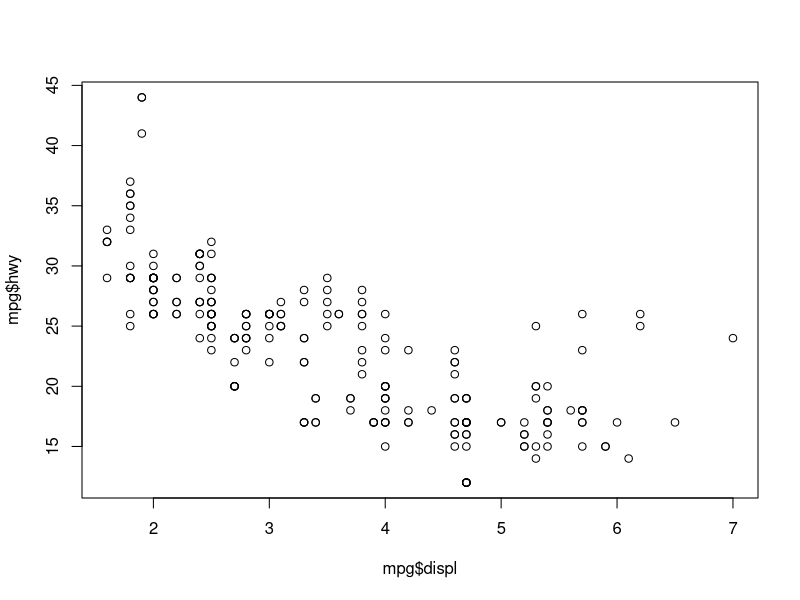
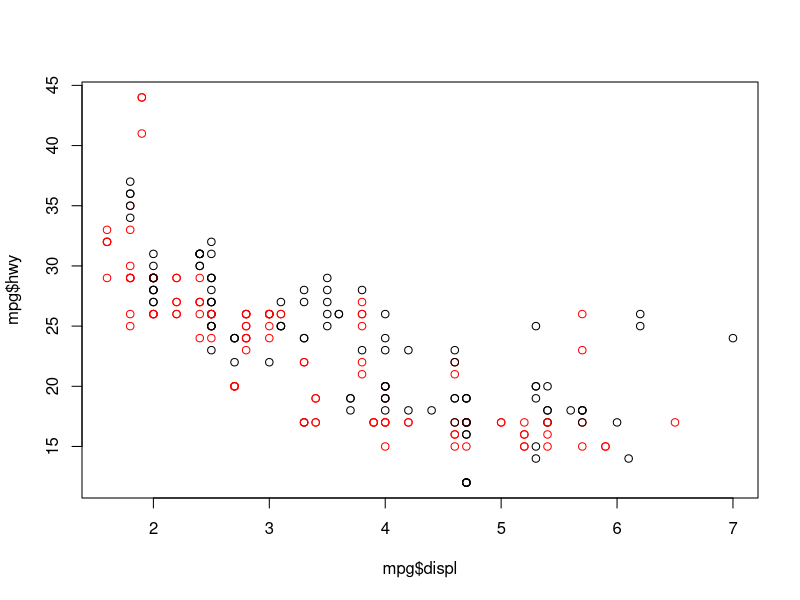
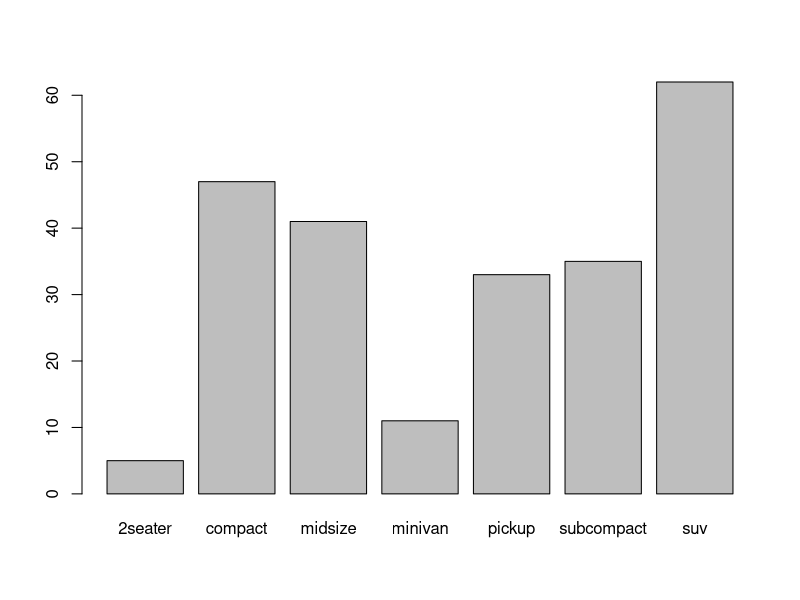
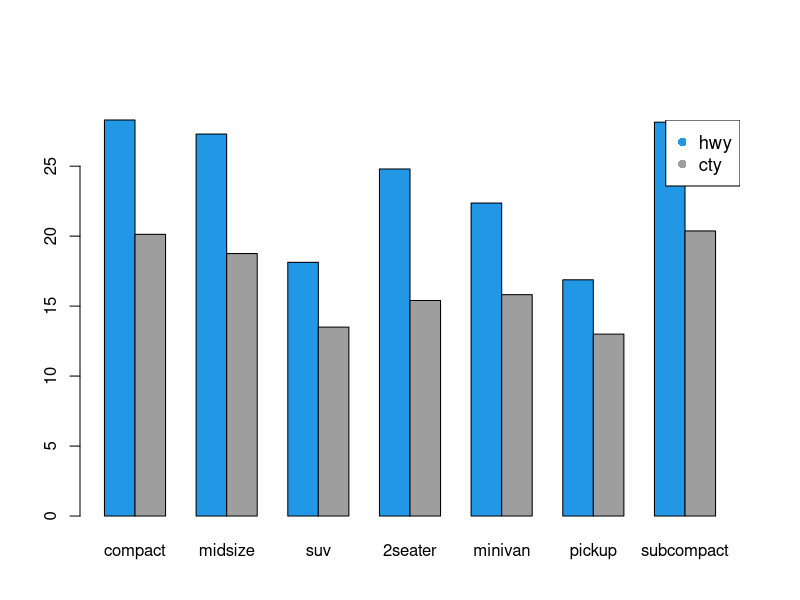

Recreate these plots in R, in order.
## ---- chunk 1
knitr::opts_chunk$set(echo = TRUE)
## ---- chunk 2
library(tidyverse)
ls(mpg)

## ---- chunk 3
library(skimr)
Nunique = apply(mpg,2,n_unique)
Nunique["class"]
## ---- chunk 4
plot(x=mpg$displ, y=mpg$hwy)
## ---- chunk 5
plot(x=mpg$displ, y=mpg$hwy, col = ifelse(mpg$year == 1999, 'red', 'black'))
## ---- chunk 6
barplot(table(mpg$class))
## ---- chunk 7
myf = function(var,byvar)
{
    by = unique(byvar)
    mout = NULL
    for (i in by) {
        s = subset(var,byvar == i)
        m = colMeans(s)
        mout = cbind(mout,m)
    }
    colnames(mout) = by
    mout
}
par(mar = c(4,4,6,3))
colspec = c(4,8)

varlist = c('hwy', 'cty')
tbl = myf(subset(mpg,,varlist),mpg$class)

barplot(tbl, beside = T, col = colspec)
legend("topright", inset = c(0,0), legend = varlist, 
       col = colspec, pch = 16, cex = 1.1)
